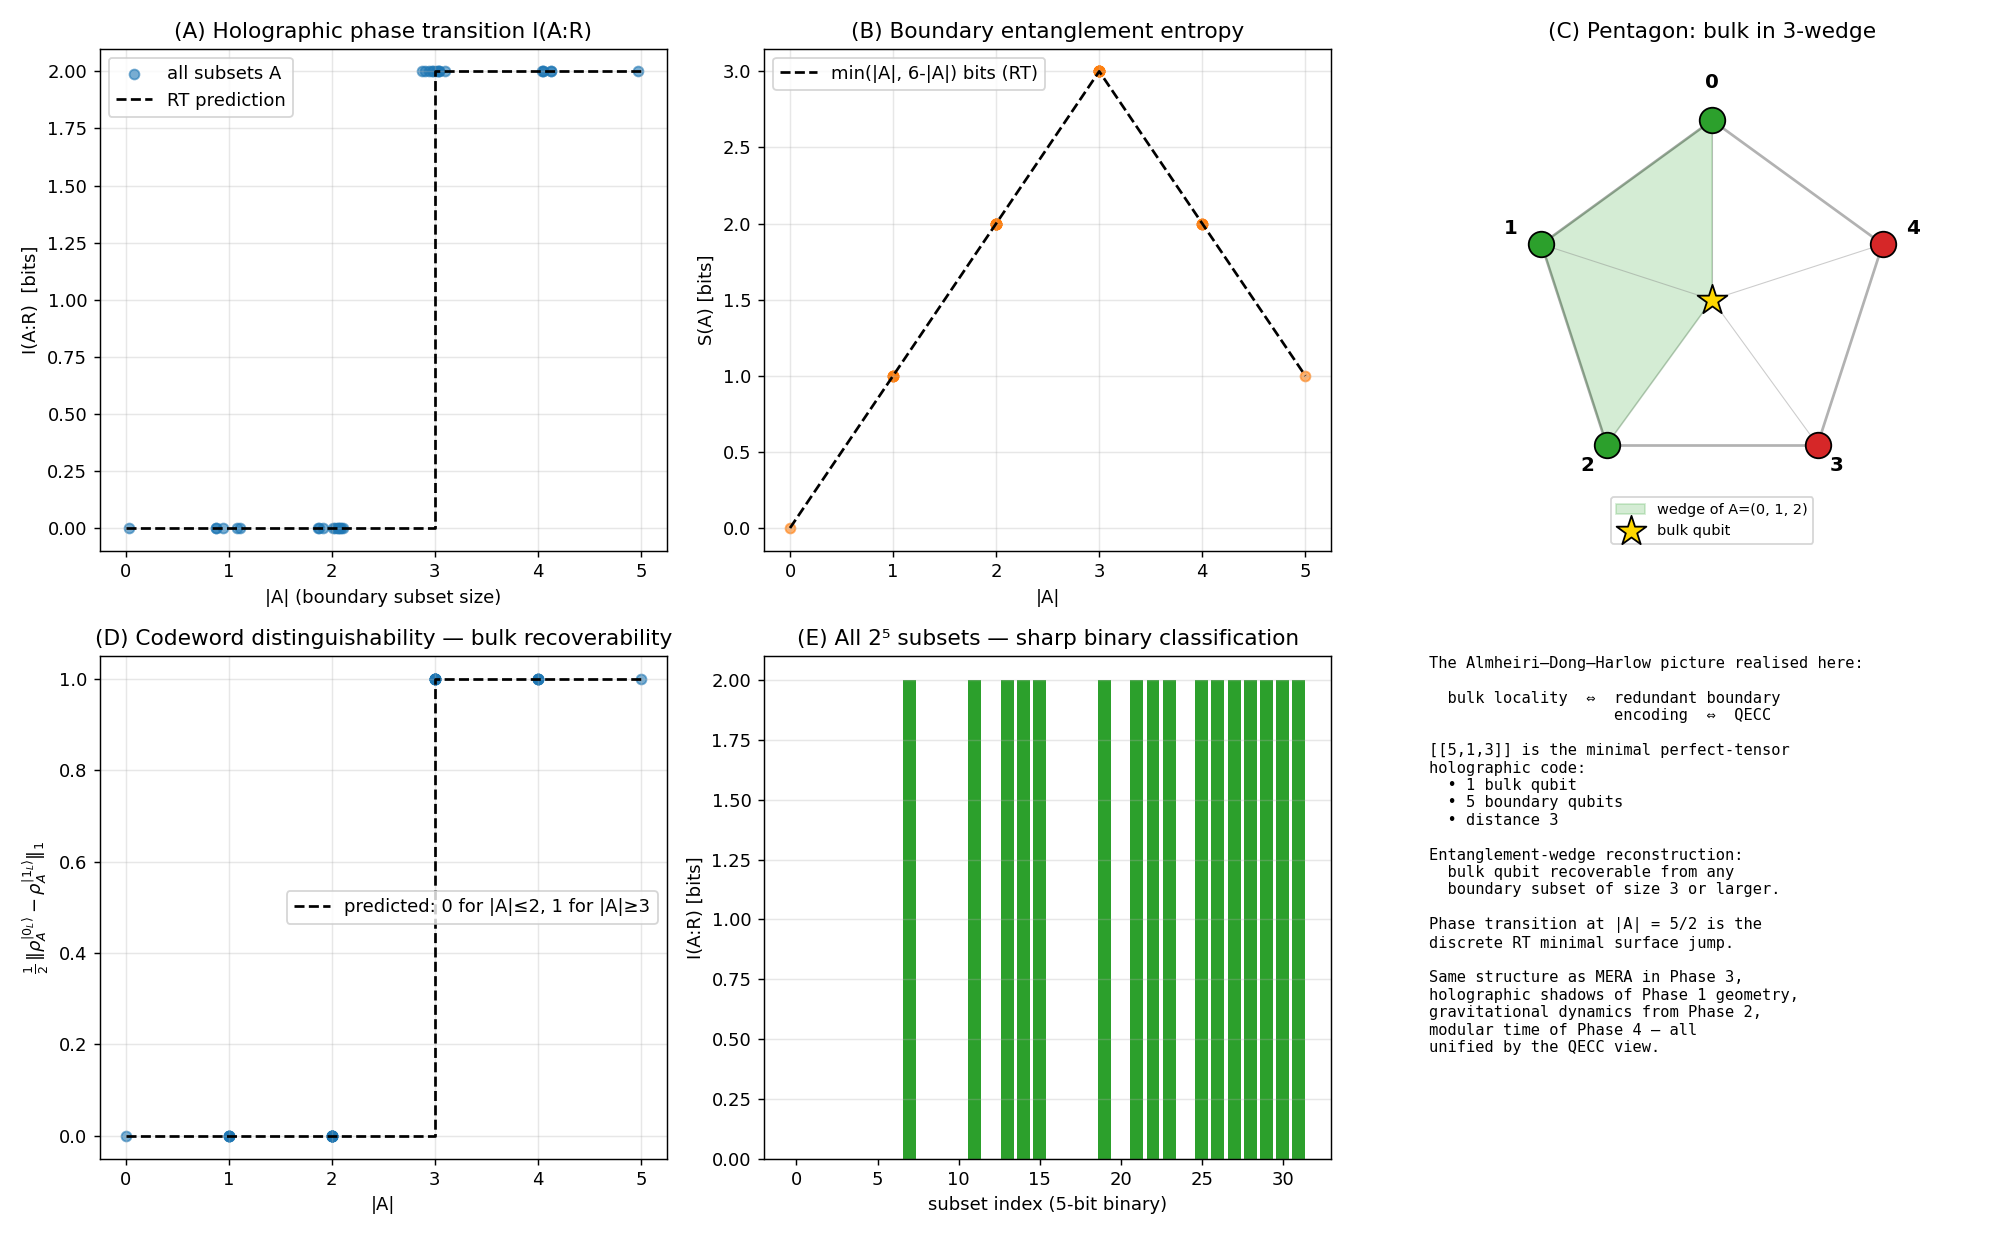

Recreate this plot in Python.
"""
Phase 5: Holographic quantum error correction with the [[5,1,3]] code.

Demonstrates the Almheiri–Dong–Harlow (2014) picture: the holographic
bulk is a quantum error-correcting code on the boundary, where
  • a logical bulk qubit is recoverable from any boundary subset that
    falls inside its entanglement wedge,
  • the mutual information I(A : R) between boundary subset A and a
    reference R purifying the bulk shows a SHARP RYU–TAKAYANAGI-LIKE
    PHASE TRANSITION.

For [[5,1,3]] (distance 3, perfect tensor):
        I(A : R) = 0      for |A| ≤ 2
        I(A : R) = 2 bits for |A| ≥ 3
The transition is the discrete analog of the Ryu–Takayanagi minimal
surface jumping from the A side to the A^c side as |A| crosses 5/2.

References:
- Bennett, DiVincenzo, Smolin, Wootters, PRA 54 (1996) 3824
- Almheiri, Dong, Harlow, JHEP 2015:163
- Pastawski, Yoshida, Harlow, Preskill, JHEP 2015:149
- Hayden, Penington, Walter, JHEP 2016:09
"""
import numpy as np
import matplotlib.pyplot as plt
from itertools import combinations

I2 = np.eye(2, dtype=complex)
X = np.array([[0, 1], [1, 0]], dtype=complex)
Y = np.array([[0, -1j], [1j, 0]], dtype=complex)
Z = np.array([[1, 0], [0, -1]], dtype=complex)

def kron(*ops):
    out = ops[0]
    for op in ops[1:]:
        out = np.kron(out, op)
    return out

# ---------------------------------------------------------------
# [[5,1,3]] stabilizers and logical operators
# ---------------------------------------------------------------
g1 = kron(X, Z, Z, X, I2)
g2 = kron(I2, X, Z, Z, X)
g3 = kron(X, I2, X, Z, Z)
g4 = kron(Z, X, I2, X, Z)
LX = kron(X, X, X, X, X)
LZ = kron(Z, Z, Z, Z, Z)

def code_projector():
    P = np.eye(32, dtype=complex)
    for g in (g1, g2, g3, g4):
        P = P @ ((np.eye(32) + g) / 2)
    return P

# ---------------------------------------------------------------
# Density-matrix utilities
# ---------------------------------------------------------------
def vn_entropy_bits(rho):
    eigs = np.linalg.eigvalsh(rho)
    eigs = eigs[eigs > 1e-12]
    return float(-np.sum(eigs * np.log2(eigs)))

def partial_trace(rho, traced_qubits, n):
    """Trace out qubits in `traced_qubits` from a 2^n × 2^n density matrix.
    Qubits indexed 0..n-1, with qubit 0 the leftmost in our kron convention."""
    if not traced_qubits:
        return rho.copy()
    keep = [i for i in range(n) if i not in traced_qubits]
    rho_t = rho.reshape([2] * (2 * n))
    chars = 'abcdefghijklmnopqrstuvwxyz'
    bra = chars[:n]
    ket = chars[n:2 * n]
    in_str = bra + ''.join(bra[i] if i in traced_qubits else ket[i] for i in range(n))
    out_str = ''.join(bra[i] for i in keep) + ''.join(ket[i] for i in keep)
    return np.einsum(in_str + '->' + out_str, rho_t).reshape(
        (2 ** len(keep), 2 ** len(keep)))

# ---------------------------------------------------------------
# Build the encoded Bell pair on (5 boundary) ⊗ R
# ---------------------------------------------------------------
def build_state():
    P = code_projector()
    phi0 = np.zeros(32, dtype=complex); phi0[0] = 1.0
    psi0L = P @ phi0
    psi0L /= np.linalg.norm(psi0L)
    psi1L = P @ (LX @ phi0)
    psi1L /= np.linalg.norm(psi1L)

    # Joint state (boundary ⊗ R), R = qubit 5
    psi = np.zeros((32, 2), dtype=complex)
    psi[:, 0] = psi0L / np.sqrt(2)
    psi[:, 1] = psi1L / np.sqrt(2)
    psi = psi.reshape(64)
    rho = np.outer(psi, psi.conj())
    return rho, psi0L, psi1L

# ---------------------------------------------------------------
# Main analysis
# ---------------------------------------------------------------
def main():
    print("=== Phase 5: Holographic Quantum Error Correction ===\n")
    rho_full, psi0L, psi1L = build_state()
    print(f"<0_L|0_L>={abs(np.vdot(psi0L,psi0L)):.4f}, "
          f"<1_L|1_L>={abs(np.vdot(psi1L,psi1L)):.4f}, "
          f"<0_L|1_L>={abs(np.vdot(psi0L,psi1L)):.2e}\n")

    # Reduced state of R alone
    rho_R = partial_trace(rho_full, list(range(5)), 6)
    S_R = vn_entropy_bits(rho_R)
    print(f"S(R) = {S_R:.4f} bits  (expected 1 bit for max-entangled bulk)\n")

    # ---- I(A : R) phase transition ----
    print("[Result A — I(A : R) phase transition]")
    print(" |A|  | I(A:R) min  | I(A:R) max  | RT prediction")
    Acc_results = []
    for k in range(0, 6):
        Is = []
        Ss = []
        for A in combinations(range(5), k):
            traced_for_A = [i for i in range(6) if i not in A]
            traced_for_AR = [i for i in range(6) if i not in (list(A) + [5])]
            rho_A = partial_trace(rho_full, traced_for_A, 6)
            rho_AR = partial_trace(rho_full, traced_for_AR, 6)
            S_A = vn_entropy_bits(rho_A) if A else 0.0
            S_AR = vn_entropy_bits(rho_AR)
            I_AR = S_A + S_R - S_AR
            Is.append(I_AR); Ss.append(S_A)
            Acc_results.append({'k': k, 'A': A, 'S_A': S_A, 'I_AR': I_AR})
        if Is:
            pred = 0.0 if k <= 2 else 2.0
            print(f"  {k}   |  {min(Is):.4f}   |  {max(Is):.4f}   |   {pred} bits")
    print()

    # ---- Boundary entanglement entropy S(A) ----
    rho_bound = partial_trace(rho_full, [5], 6)
    print("[Result B — Boundary entanglement S(A)]")
    print(" |A|  | S(A) min | S(A) max | perfect-tensor prediction")
    boundary_S = []
    for k in range(0, 6):
        Ss = []
        for A in combinations(range(5), k):
            traced = [i for i in range(5) if i not in A]
            rho_A = partial_trace(rho_bound, traced, 5) if A else np.array([[1.0]])
            S_A = vn_entropy_bits(rho_A) if A else 0.0
            Ss.append(S_A)
        # perfect-tensor part of the codeword: min(k, 5-k)
        # mixed-bulk adds an extra purifying qubit; for our state
        # the prediction is min(k, 6-k) by purity over (boundary+R)
        pred = min(k, 6 - k)
        boundary_S.append((k, np.array(Ss)))
        if Ss:
            print(f"  {k}   | {min(Ss):.4f} | {max(Ss):.4f} | {pred} bits")
    print()

    # ---- Bulk operator reconstruction in 3-subsets (Petz-recovery flavour) ----
    print("[Result C — Bulk operators reconstructed from 3-subsets]")
    # If any 3-subset A can recover the logical, then there exists O_A ∈ Alg(A)
    # such that O_A acts on |0_L⟩, |1_L⟩ as Pauli X.  We verify this by checking
    # that for every 3-subset A, the reduced overlap structure preserves
    # distinguishability of |0_L⟩ vs |1_L⟩.
    rho_0 = np.outer(psi0L, psi0L.conj())
    rho_1 = np.outer(psi1L, psi1L.conj())
    print("  Trace distance between codeword reductions (1 bit ≡ perfect distinguishability):")
    print("  |A|  | min ‖ρ_A^{|0⟩} − ρ_A^{|1⟩}‖_1/2 | max ‖…‖_1/2")
    for k in range(0, 6):
        ds = []
        for A in combinations(range(5), k):
            traced = [i for i in range(5) if i not in A]
            r0 = partial_trace(rho_0, traced, 5) if A else np.array([[1.0]])
            r1 = partial_trace(rho_1, traced, 5) if A else np.array([[1.0]])
            d = 0.5 * np.sum(np.abs(np.linalg.eigvalsh(r0 - r1)))
            ds.append(d)
        if ds:
            tag = '← bulk recoverable' if min(ds) > 0.99 else (
                  '← bulk hidden' if max(ds) < 1e-6 else '')
            print(f"  {k}   |  {min(ds):.4f}                       |  {max(ds):.4f}   {tag}")
    print()

    # =========================================================
    # Plots
    # =========================================================
    fig = plt.figure(figsize=(15.5, 9.5))
    gs = fig.add_gridspec(2, 3)

    # (A) I(A:R) vs |A|
    ax = fig.add_subplot(gs[0, 0])
    ks = [r['k'] for r in Acc_results]
    Is = [r['I_AR'] for r in Acc_results]
    rng = np.random.default_rng(0)
    jitter = rng.uniform(-0.13, 0.13, size=len(ks))
    ax.scatter(np.array(ks) + jitter, Is, alpha=0.6, s=30, label='all subsets A')
    ax.step([0, 2, 3, 5], [0, 0, 2, 2], 'k--', where='post', label='RT prediction')
    ax.set_xticks(range(6))
    ax.set_xlabel('|A| (boundary subset size)'); ax.set_ylabel('I(A:R)  [bits]')
    ax.set_title('(A) Holographic phase transition I(A:R)')
    ax.legend(); ax.grid(alpha=0.3)

    # (B) S(A) vs |A|
    ax = fig.add_subplot(gs[0, 1])
    for k, Ss in boundary_S:
        ax.scatter([k] * len(Ss), Ss, alpha=0.6, s=30, color='C1')
    pred_x = list(range(6))
    pred_y = [min(k, 6 - k) for k in pred_x]
    ax.plot(pred_x, pred_y, 'k--', label='min(|A|, 6-|A|) bits (RT)')
    ax.set_xticks(range(6))
    ax.set_xlabel('|A|'); ax.set_ylabel('S(A) [bits]')
    ax.set_title('(B) Boundary entanglement entropy')
    ax.legend(); ax.grid(alpha=0.3)

    # (C) Pentagon visualisation
    ax = fig.add_subplot(gs[0, 2])
    angles = np.linspace(np.pi / 2, np.pi / 2 + 2 * np.pi, 6)[:-1]
    bx = np.cos(angles); by = np.sin(angles)
    bulk_x, bulk_y = 0.0, 0.0
    # Edge connections
    for i in range(5):
        ax.plot([bx[i], bx[(i + 1) % 5]], [by[i], by[(i + 1) % 5]], 'k-', alpha=0.3)
    for i in range(5):
        ax.plot([bulk_x, bx[i]], [bulk_y, by[i]], 'gray', alpha=0.4, lw=0.6)
    # Highlight an example 3-subset (entanglement wedge)
    A_demo = [0, 1, 2]
    ax.fill([bx[i] for i in A_demo] + [bulk_x], [by[i] for i in A_demo] + [bulk_y],
            alpha=0.2, color='C2', label=f'wedge of A={tuple(A_demo)}')
    for i in range(5):
        col = 'C2' if i in A_demo else 'C3'
        ax.scatter([bx[i]], [by[i]], s=200, color=col, edgecolor='k', zorder=4)
        ax.annotate(f'{i}', (bx[i] * 1.18, by[i] * 1.18), ha='center',
                    fontsize=11, fontweight='bold')
    ax.scatter([bulk_x], [bulk_y], s=300, color='gold', edgecolor='k',
               marker='*', zorder=5, label='bulk qubit')
    ax.set_aspect('equal')
    ax.set_xlim(-1.4, 1.4); ax.set_ylim(-1.4, 1.4)
    ax.axis('off')
    ax.set_title('(C) Pentagon: bulk in 3-wedge')
    ax.legend(loc='lower center', fontsize=8)

    # (D) Distinguishability of codewords vs |A|
    ax = fig.add_subplot(gs[1, 0])
    dists_by_k = {}
    for k in range(6):
        ds = []
        for A in combinations(range(5), k):
            traced = [i for i in range(5) if i not in A]
            r0 = partial_trace(rho_0, traced, 5) if A else np.array([[1.0]])
            r1 = partial_trace(rho_1, traced, 5) if A else np.array([[1.0]])
            ds.append(0.5 * np.sum(np.abs(np.linalg.eigvalsh(r0 - r1))))
        dists_by_k[k] = ds
        if ds:
            ax.scatter([k] * len(ds), ds, alpha=0.6, s=30, color='C0')
    ax.step([0, 2, 3, 5], [0, 0, 1, 1], 'k--', where='post',
            label='predicted: 0 for |A|≤2, 1 for |A|≥3')
    ax.set_xticks(range(6))
    ax.set_xlabel('|A|')
    ax.set_ylabel(r'$\frac{1}{2}\,\|\rho_A^{|0_L\rangle} - \rho_A^{|1_L\rangle}\|_1$')
    ax.set_title('(D) Codeword distinguishability — bulk recoverability')
    ax.legend(); ax.grid(alpha=0.3)

    # (E) Mutual info heatmap over all 32 subsets
    ax = fig.add_subplot(gs[1, 1])
    subset_codes = []
    Is_all = []
    for k in range(6):
        for A in combinations(range(5), k):
            mask = sum(1 << i for i in A)
            subset_codes.append(mask)
            traced_for_A = [i for i in range(6) if i not in A]
            traced_for_AR = [i for i in range(6) if i not in (list(A) + [5])]
            rho_A = partial_trace(rho_full, traced_for_A, 6)
            rho_AR = partial_trace(rho_full, traced_for_AR, 6)
            S_A = vn_entropy_bits(rho_A) if A else 0.0
            S_AR = vn_entropy_bits(rho_AR)
            Is_all.append(S_A + S_R - S_AR)
    order = np.argsort(subset_codes)
    Is_all = np.array(Is_all)[order]
    subset_codes = np.array(subset_codes)[order]
    ax.bar(range(32), Is_all,
           color=['C2' if v > 1.0 else 'C3' for v in Is_all])
    ax.set_xlabel('subset index (5-bit binary)')
    ax.set_ylabel('I(A:R) [bits]')
    ax.set_title('(E) All 2⁵ subsets — sharp binary classification')
    ax.grid(alpha=0.3, axis='y')

    # (F) Summary text
    ax = fig.add_subplot(gs[1, 2])
    ax.axis('off')
    ax.text(0, 1, """The Almheiri–Dong–Harlow picture realised here:

  bulk locality  ⇔  redundant boundary
                    encoding  ⇔  QECC

[[5,1,3]] is the minimal perfect-tensor
holographic code:
  • 1 bulk qubit
  • 5 boundary qubits
  • distance 3

Entanglement-wedge reconstruction:
  bulk qubit recoverable from any
  boundary subset of size 3 or larger.

Phase transition at |A| = 5/2 is the
discrete RT minimal surface jump.

Same structure as MERA in Phase 3,
holographic shadows of Phase 1 geometry,
gravitational dynamics from Phase 2,
modular time of Phase 4 — all
unified by the QECC view.""",
            fontfamily='monospace', fontsize=8.5, va='top')

    plt.tight_layout()
    out = r'C:\Users\TeradaMunehiro\quantum_gravity_info\holographic_qecc.png'
    plt.savefig(out, dpi=130)
    print(f"Figure saved to {out}")

    import json
    summary = {
        'code': '[[5,1,3]]',
        'phase_transition_predicted': {'|A|<=2': 0.0, '|A|>=3': 2.0},
        'I_AR_by_subset_size': {
            str(k): {
                'min': float(min(r['I_AR'] for r in Acc_results if r['k'] == k)),
                'max': float(max(r['I_AR'] for r in Acc_results if r['k'] == k)),
            }
            for k in range(6)
        },
        'codeword_trace_distance_by_k': {
            str(k): {'min': float(min(ds)), 'max': float(max(ds))}
            for k, ds in dists_by_k.items() if ds
        },
        'S_R_bits': float(S_R),
    }
    with open(r'C:\Users\TeradaMunehiro\quantum_gravity_info\summary_phase5.json', 'w') as f:
        json.dump(summary, f, indent=2)
    print('Summary saved.')

if __name__ == '__main__':
    main()
